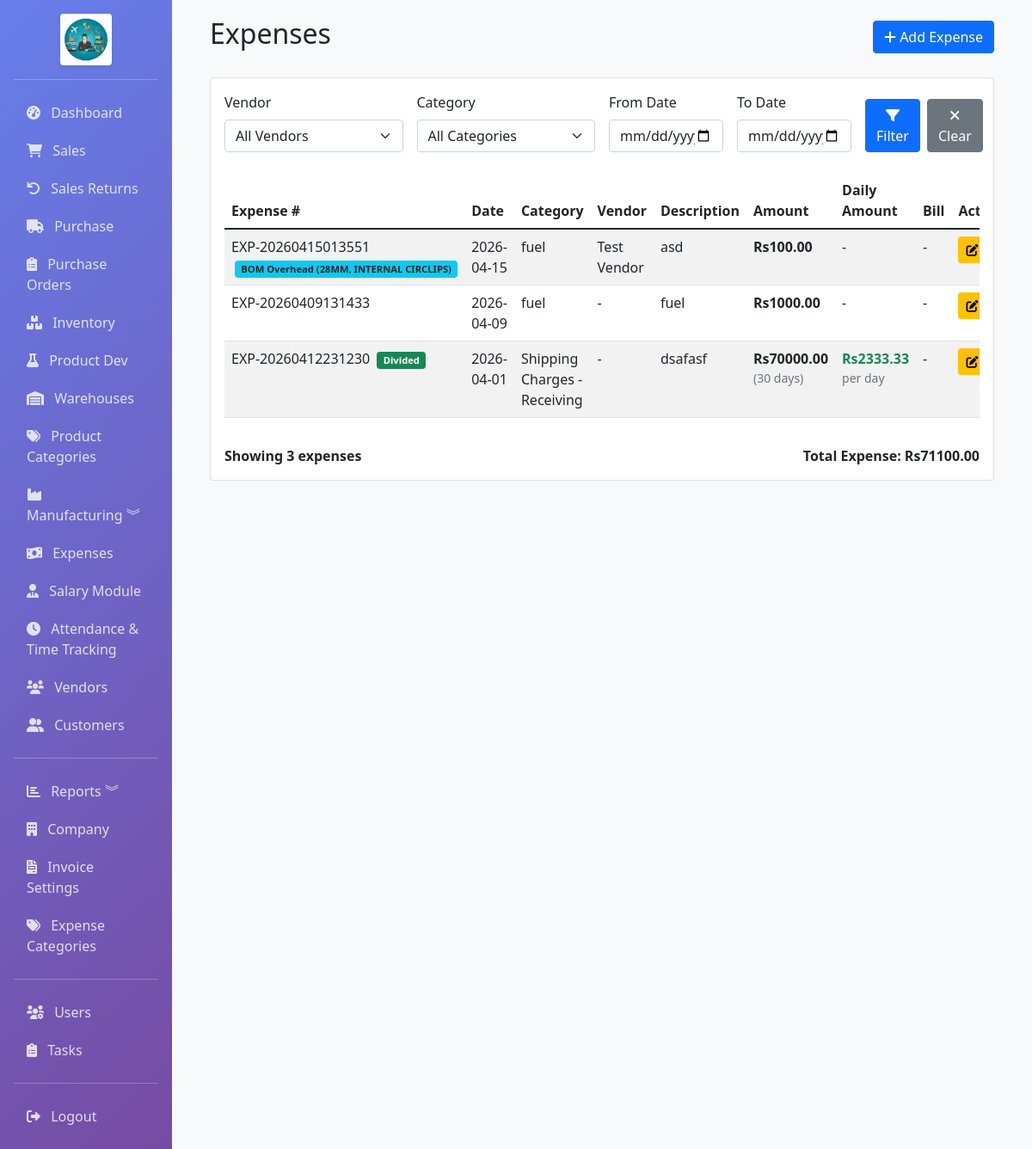
The page /accounting/expenses (signed in) on the database as committed earlier.
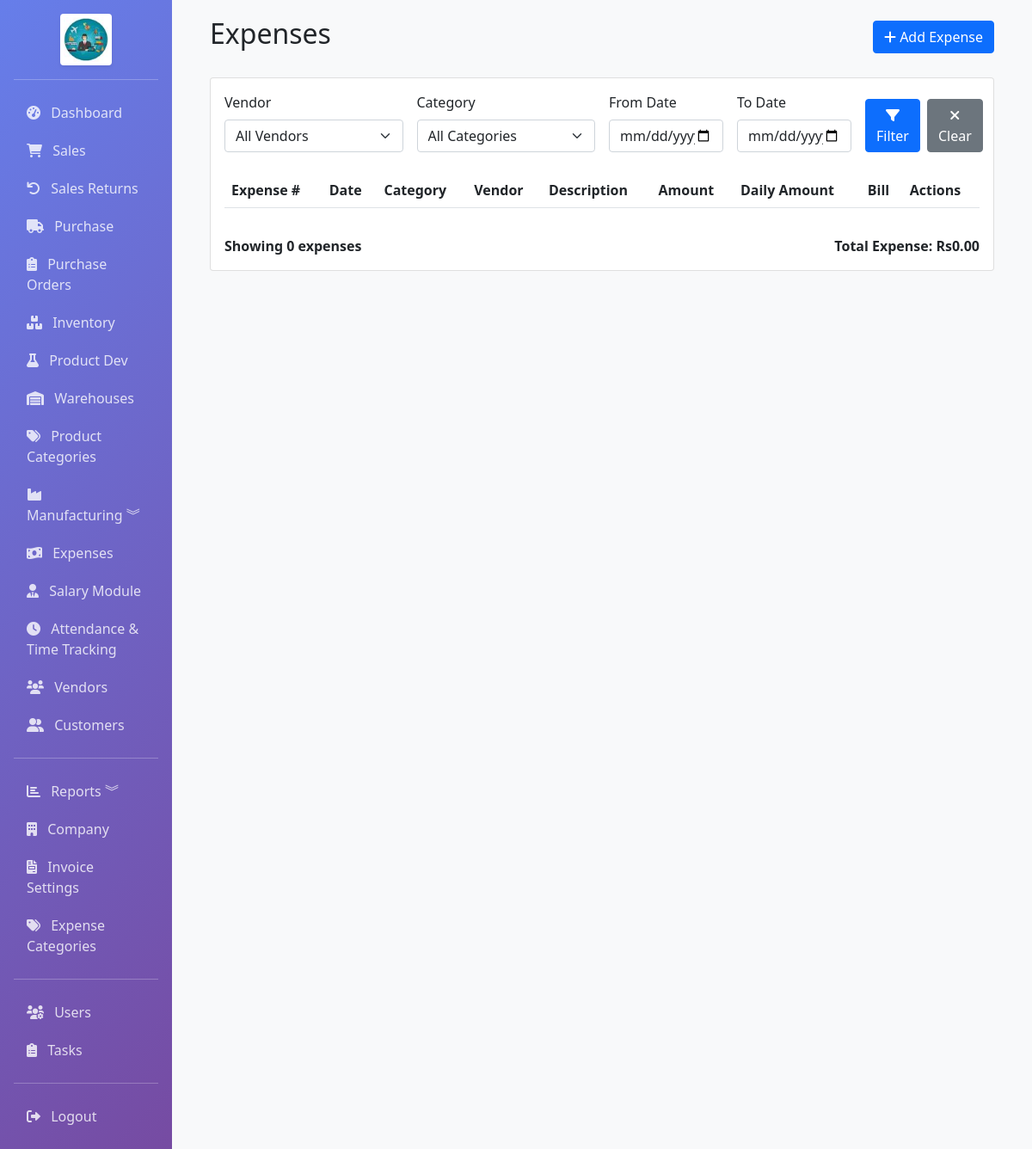
The same page on the database as committed later.
### app/models.py (models this page shows, shortened)
class Expense(db.Model):
    __tablename__ = 'expenses'
    id = db.Column(db.Integer, primary_key=True)
    expense_number = db.Column(db.String(50), unique=True, index=True)
    date = db.Column(db.DateTime, default=datetime.utcnow, index=True)
    category_id = db.Column(db.Integer, db.ForeignKey('expense_categories.id'), index=True)
    vendor_id = db.Column(db.Integer, db.ForeignKey('vendors.id'), index=True, nullable=True)
    description = db.Column(db.Text)
    amount = db.Column(db.Float, nullable=False)
    payment_method = db.Column(db.String(50))
    reference = db.Column(db.String(100))
    bill_image_path = db.Column(db.String(255))  # Path to bill image
    notes = db.Column(db.Text)
    is_bom_overhead = db.Column(db.Boolean, default=False)
    product_id = db.Column(db.Integer, db.ForeignKey('products.id'), nullable=True)
    bom_id = db.Column(db.Integer, db.ForeignKey('boms.id'), nullable=True)
    created_by = db.Column(db.Integer, db.ForeignKey('users.id'))
    created_at = db.Column(db.DateTime, default=datetime.utcnow)
    is_monthly_divided = db.Column(db.Boolean, default=False)  # Whether expense is divided across month
    monthly_start_date = db.Column(db.Date)  # Start date for monthly distribution
    monthly_end_date = db.Column(db.Date)  # End date for monthly distribution
    daily_amount = db.Column(db.Float, default=0)  # Calculated daily amount
    vendor = db.relationship('Vendor', backref='expenses', lazy=True)
    product = db.relationship('Product', backref='overhead_expenses', lazy=True)
    bom = db.relationship('BOM', backref='overhead_expenses', lazy=True)
    @property
    def days_in_month(self):
        if self.is_monthly_divided and self.monthly_start_date and self.monthly_end_date:
            delta = self.monthly_end_date - self.monthly_start_date
            return delta.days + 1  # Include both start and end date
        return 0

class Product(db.Model):
    __tablename__ = 'products'
    id = db.Column(db.Integer, primary_key=True)
    name = db.Column(db.String(100), nullable=False, index=True)
    sku = db.Column(db.String(50), unique=True, nullable=False, index=True)
    barcode = db.Column(db.String(50), index=True)
    description = db.Column(db.Text)
    category_id = db.Column(db.Integer, db.ForeignKey('product_categories.id'), nullable=True, index=True)
    category = db.relationship('ProductCategory', backref='products', lazy=True)
    category_name = db.Column(db.String(50), index=True)
    brand = db.Column(db.String(50))
    unit = db.Column(db.String(20), default='pcs')  # pcs, kg, meter, etc.
    unit_price = db.Column(db.Float, nullable=False, default=0)
    cost_price = db.Column(db.Float, nullable=False, default=0)
    quantity = db.Column(db.Float, default=0)
    reorder_level = db.Column(db.Float, default=0)
    min_quantity = db.Column(db.Float, default=0)
    max_quantity = db.Column(db.Float, default=0)
    location = db.Column(db.String(100))
    weight = db.Column(db.Float, default=0)
    image_path = db.Column(db.String(255))  # Path to product image
    is_active = db.Column(db.Boolean, default=True)
    is_manufactured = db.Column(db.Boolean, default=False)
    finished_good_price = db.Column(db.Float, nullable=True)
    warehouse_id = db.Column(db.Integer, db.ForeignKey('warehouses.id'), nullable=True, index=True)
    created_at = db.Column(db.DateTime, default=datetime.utcnow)
    updated_at = db.Column(db.DateTime, default=datetime.utcnow, onupdate=datetime.utcnow)
    warehouse = db.relationship('Warehouse', backref='products', lazy=True)
    sale_items = db.relationship('SaleItem', backref='product', lazy=True)
    purchase_items = db.relationship('PurchaseItem', backref='product', lazy=True)

class ExpenseCategory(db.Model):
    __tablename__ = 'expense_categories'
    id = db.Column(db.Integer, primary_key=True)
    name = db.Column(db.String(100), nullable=False, unique=True, index=True)
    description = db.Column(db.Text)
    is_active = db.Column(db.Boolean, default=True)
    created_at = db.Column(db.DateTime, default=datetime.utcnow)
    expenses = db.relationship('Expense', backref='expense_category', lazy=True)

class Vendor(db.Model):
    __tablename__ = 'vendors'
    id = db.Column(db.Integer, primary_key=True)
    name = db.Column(db.String(100), nullable=False, index=True)
    email = db.Column(db.String(120), index=True)
    phone = db.Column(db.String(20))
    address = db.Column(db.Text)
    gst_number = db.Column(db.String(20), index=True)
    pan_number = db.Column(db.String(20))
    contact_person = db.Column(db.String(100))
    shipping_address = db.Column(db.Text)
    payment_terms = db.Column(db.Integer, default=30)  # Days
    credit_limit = db.Column(db.Float, default=0)
    is_active = db.Column(db.Boolean, default=True)
    created_at = db.Column(db.DateTime, default=datetime.utcnow)
    updated_at = db.Column(db.DateTime, default=datetime.utcnow, onupdate=datetime.utcnow)
    bills = db.relationship('PurchaseBill', backref='vendor', lazy=True, cascade='all, delete-orphan')
    advances = db.relationship('VendorAdvance', backref='vendor', lazy=True, cascade='all, delete-orphan')

### app/routes/accounting.py (the view)
@bp.route('/expenses')
@login_required
def expenses():
    vendor_id = request.args.get('vendor_id', type=int)
    category_id = request.args.get('category_id', type=int)
    start_date = request.args.get('start_date')
    end_date = request.args.get('end_date')
    query = Expense.query
    if vendor_id:
        query = query.filter(Expense.vendor_id == vendor_id)
    if category_id:
        query = query.filter(Expense.category_id == category_id)
    if start_date:
        start_datetime = datetime.strptime(start_date, '%Y-%m-%d')
        query = query.filter(Expense.date >= start_datetime)
    if end_date:
        end_datetime = datetime.strptime(end_date, '%Y-%m-%d')
        end_datetime = end_datetime + timedelta(days=1)
        query = query.filter(Expense.date < end_datetime)
    expenses = query.order_by(Expense.date.desc()).all()
    total_expense = sum(e.amount for e in expenses)
    categories = ExpenseCategory.query.filter_by(is_active=True).order_by(ExpenseCategory.name).all()
    vendors = Vendor.query.filter_by(is_active=True).order_by(Vendor.name).all()
    return render_template('accounting/expenses.html',
                         expenses=expenses,
                         total_expense=total_expense,
                         categories=categories,
                         vendors=vendors,
                         selected_vendor=vendor_id,
                         selected_category=category_id,
                         selected_start_date=start_date,
                         selected_end_date=end_date)

### app/models.py (called while the page is built)
    @property
    def is_admin(self):
        return self.role == 'admin'

### app/templates/accounting/expenses.html (shortened to what the changed rows need)
{% extends "base.html" %}
{% block content %}
<div class="container-fluid">
    <div class="d-flex justify-content-between align-items-center mb-4">
        <h2>Expenses</h2>
    </div>
    <div class="card">
        <div class="card-body">
            <div class="table-responsive">
                <table class="table table-striped">
                    <thead>
                        <tr>
                            <th>Expense #</th>
                            <th>Date</th>
                            <th>Category</th>
                            <th>Vendor</th>
                            <th>Description</th>
                            <th>Amount</th>
                            <th>Daily Amount</th>
                            <th>Bill</th>
                            <th>Actions</th>
                        </tr>
                    </thead>
                    <tbody>
                        {% for exp in expenses %}
                        <tr>
                            <td>
                                {{ exp.expense_number }}
                                {% if exp.is_bom_overhead %}
                                <span class="badge bg-info text-dark ms-1" style="font-size: 0.7rem;" title="Linked to: {{ exp.product.name if exp.product else 'None' }}">
                                    BOM Overhead {% if exp.product %}({{ exp.product.name }}){% endif %}
                                </span>
                                {% endif %}
                                {% if exp.is_monthly_divided %}
                                <span class="badge bg-success ms-1" style="font-size: 0.7rem;" title="Divided from {{ exp.monthly_start_date }} to {{ exp.monthly_end_date }}">
                                    Divided
                                </span>
                                {% endif %}
                            </td>
                            <td>{{ exp.date.strftime('%Y-%m-%d') }}</td>
                            <td>{{ exp.expense_category.name if exp.expense_category else 'N/A' }}</td>
                            <td>{{ exp.vendor.name if exp.vendor else '-' }}</td>
                            <td>{{ exp.description or '-' }}</td>
                            <td>
                                <strong>Rs{{ '%.2f'|format(exp.amount) }}</strong>
                                {% if exp.is_monthly_divided %}
                                <div class="small text-muted">({{ exp.days_in_month }} days)</div>
                                {% endif %}
                            </td>
                            <td>
                                {% if exp.is_monthly_divided %}
                                <strong class="text-success">Rs{{ '%.2f'|format(exp.daily_amount) }}</strong>
                                <div class="small text-muted">per day</div>
                                {% else %}
                                -
                                {% endif %}
                            </td>
                            <td>
                                {% if exp.bill_image_path %}
                                <div class="btn-group" role="group">
                                    <button type="button" class="btn btn-sm btn-info" data-bs-toggle="modal" data-bs-target="#billModal{{ exp.id }}" title="Preview Bill">
                                        <i class="fas fa-eye"></i>
                                    </button>
                                    <a href="{{ url_for('static', filename=exp.bill_image_path.replace('app/static/', '')) }}"
                                       target="_blank" class="btn btn-sm btn-secondary" title="View Full Bill">
                                        <i class="fas fa-external-link-alt"></i>
                                    </a>
                                </div>
                                {% else %}
                                -
                                {% endif %}
                            </td>
                            <td>
                                <div class="btn-group" role="group">
                                    <a href="{{ url_for('accounting.edit_expense', id=exp.id) }}" class="btn btn-sm btn-warning" title="Edit">
                                        <i class="fas fa-edit"></i>
                                    </a>
                                </div>
                            </td>
                        </tr>
                        {% endfor %}
                    </tbody>
                </table>
            </div>
            <div class="mt-3">
                <div class="row">
                    <div class="col-md-6">
                        <strong>Showing {{ expenses|length }} expense{{ 's' if expenses|length != 1 else '' }}</strong>
                    </div>
                    <div class="col-md-6 text-end">
                        <strong>Total Expense: Rs{{ '%.2f'|format(total_expense) }}</strong>
                    </div>
                </div>
            </div>
        </div>
    </div>
</div>
{% endblock %}

Rows that differ between the two databases and show on the page:
removed Expense: expense_number "EXP-20260415013551", product.name "28MM, INTERNAL CIRCLIPS", date "2026-04-15", expense_category "fuel", vendor "Test Vendor", description "asd", amount "100.00"
removed Expense: expense_number "EXP-20260409131433", date "2026-04-09", expense_category "fuel", vendor "-", description "fuel", amount "1000.00"
removed Expense: expense_number "EXP-20260412231230", date "2026-04-01", expense_category "Shipping Charges - Receiving", vendor "-", description "dsafasf", amount "70000.00", days_in_month "30", daily_amount "2333.33"
Other text that changed with them:
{{ expenses|length }}: "3" → "0"
{{ '%.2f'|format(total_expense) }}: "71100.00" → "0.00"
